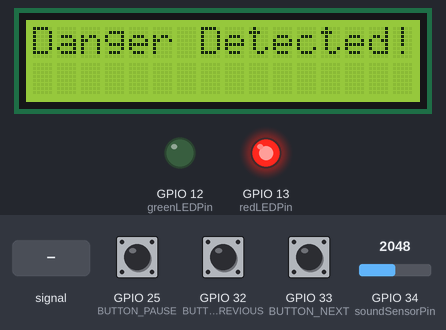
This sketch was run on a simulated ESP32. Parts: 16×2 character LCD, output pins drawn as LEDs (lit = HIGH). The test bench sets the inputs (shaded band); at power-on: GPIO 34 (soundSensorPin) = 2048, GPIO 25 (BUTTON_PAUSE) HIGH, GPIO 32 (BUTTON_PREVIOUS) HIGH, GPIO 33 (BUTTON_NEXT) HIGH. The audio player accepts every command and is not drawn; what the sketch prints to the serial monitor is not drawn.

Above: at 2.2 s.
2.3 s: GPIO 34 (soundSensorPin) set to 660
At 5.0 s:
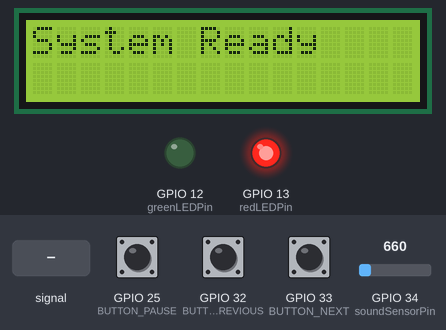
5.3 s: GPIO 34 (soundSensorPin) fed a 200 Hz sine of ±327 counts around its level
At 6.13 s:
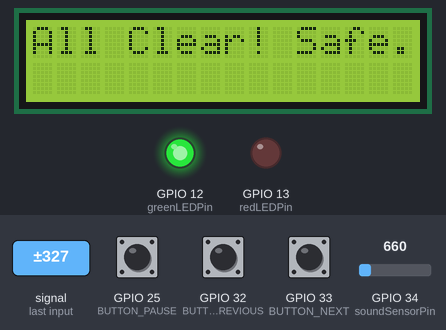
8.3 s: GPIO 34 (soundSensorPin) set to 491
11.3 s: GPIO 25 (BUTTON_PAUSE) pulled LOW for 0.15 s
At 14.3 s:
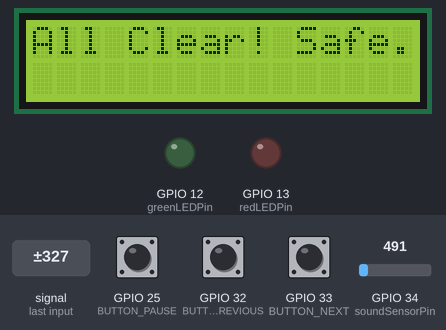
14.4 s: GPIO 32 (BUTTON_PREVIOUS) pulled LOW for 0.15 s
At 17.4 s:
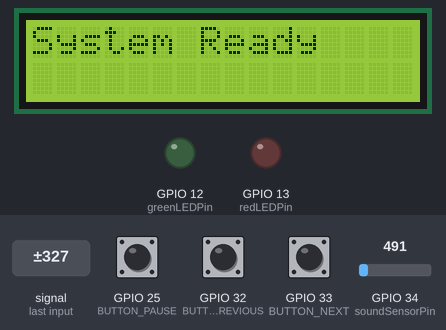
17.5 s: GPIO 33 (BUTTON_NEXT) pulled LOW for 0.15 s
Timing chart, 0 to 20.5 s (numbered marks = the images above; inputs shaded):
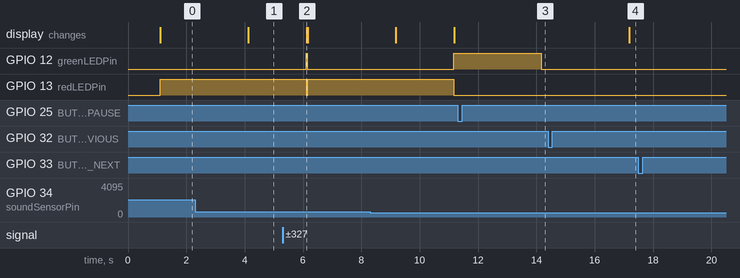

The sketch:

Integrated_test2.ino
```cpp
#include <Wire.h>
#include <LiquidCrystal_I2C.h>
#include <DFRobotDFPlayerMini.h>

// Emergency Alert System Pins
const int soundSensorPin = 34;  // Analog pin for sound sensor
const int redLEDPin = 13;       // Pin for red LED
const int greenLEDPin = 12;     // Pin for green LED

// DFPlayer Mini Pin definitions for RX and TX
#define NEW_RX_PIN 27  // New RX Pin (connect to DFPlayer TX)
#define NEW_TX_PIN 26  // New TX Pin (connect to DFPlayer RX)

// Pin definitions for DFPlayer push buttons
#define BUTTON_PREVIOUS 32
#define BUTTON_NEXT 33
#define BUTTON_PAUSE 25

// Sound Detection and Timing variables
int noiseThreshold = 700;
unsigned long alertDuration = 5000;      // How long to keep red LED on after noise
unsigned long greenLEDDuration = 3000;   // How long to keep green LED on after no noise
unsigned long lcdTimeout = 3000;         // How long to show danger/safe message on LCD
unsigned long redLEDStartTime = 0;
unsigned long greenLEDStartTime = 0;
unsigned long lcdStartTime = 0;
bool alertActive = false;
bool safeDeclared = false;
bool showOnLCD = false;

// DFPlayer Variables
HardwareSerial mySerial(2);  // UART2 for DFPlayer Mini
DFRobotDFPlayerMini myDFPlayer;
bool isPlaying = false;

// Debounce timings for buttons
unsigned long debounceDelay = 300;
unsigned long lastButtonPressTime = 0;

// LCD setup (16x2 display size and I2C address 0x27)
LiquidCrystal_I2C lcd(0x27, 16, 2);

void setup() {
  // Initialize serial monitor for debugging
  Serial.begin(115200);

  // Initialize pins for Emergency Alert System
  pinMode(redLEDPin, OUTPUT);
  pinMode(greenLEDPin, OUTPUT);

  // Initialize LCD
  lcd.init();
  lcd.backlight();
  lcd.setCursor(0, 0);
  lcd.print("System Ready");

  // Initialize DFPlayer Mini with hardware serial
  mySerial.begin(9600, SERIAL_8N1, NEW_RX_PIN, NEW_TX_PIN);

  if (!myDFPlayer.begin(mySerial)) {
    Serial.println("DFPlayer Mini initialization failed!");
    while (true);  // Stop if DFPlayer Mini doesn't initialize
  }

  Serial.println("DFPlayer Mini online.");

  // Set volume level for DFPlayer Mini (0 to 30)
  myDFPlayer.volume(20);
  delay(500);

  // Set button pin modes with internal pull-up resistors
  pinMode(BUTTON_PREVIOUS, INPUT_PULLUP);
  pinMode(BUTTON_NEXT, INPUT_PULLUP);
  pinMode(BUTTON_PAUSE, INPUT_PULLUP);
}

void loop() {
  // Independent Emergency Alert System
  emergencyAlertLoop();

  // Independent DFPlayer Mini Playback Feature
  playbackLoop();
}

// Emergency Alert System Logic
void emergencyAlertLoop() {
  int soundValue = analogRead(soundSensorPin);
  Serial.print("Sound Sensor Value: ");
  Serial.println(soundValue);

  // Check if noise exceeds the threshold and trigger danger alert
  if (soundValue > noiseThreshold && !alertActive) {
    Serial.println("Noise Detected! Danger!");

    // Reset green LED and LCD
    digitalWrite(greenLEDPin, LOW);
    lcd.clear();

    // Display "Danger!" on LCD
    lcd.setCursor(0, 0);
    lcd.print("Danger Detected!");
    lcdStartTime = millis();
    showOnLCD = true;

    // Turn on red LED for danger alert
    digitalWrite(redLEDPin, HIGH);
    redLEDStartTime = millis();
    alertActive = true;
    safeDeclared = false;
  }

  // Handle red LED timeout
  if (alertActive && (millis() - redLEDStartTime >= alertDuration)) {
    digitalWrite(redLEDPin, LOW);
    alertActive = false;
    greenLEDStartTime = millis();
  }

  // Handle green LED and safe mode
  if (!alertActive && !safeDeclared) {
    digitalWrite(greenLEDPin, HIGH);

    // Display "Safe" on LCD
    lcd.clear();
    lcd.setCursor(0, 0);
    lcd.print("All Clear! Safe.");
    lcdStartTime = millis();
    showOnLCD = true;

    // After green LED duration, turn it off and declare safe state
    if (millis() - greenLEDStartTime >= greenLEDDuration) {
      digitalWrite(greenLEDPin, LOW);
      safeDeclared = true;
      Serial.println("No noise detected. Declaring Safe.");
    }
  }

  // Handle LCD timeout
  if (showOnLCD && (millis() - lcdStartTime >= lcdTimeout)) {
    lcd.clear();
    lcd.setCursor(0, 0);
    lcd.print("System Ready");
    showOnLCD = false;
  }
}

// DFPlayer Mini Playback Feature Logic
void playbackLoop() {
  unsigned long currentTime = millis();

  // Check if "Previous" button is pressed with debounce
  if (digitalRead(BUTTON_PREVIOUS) == LOW && currentTime - lastButtonPressTime >= debounceDelay) {
    Serial.println("Previous button pressed");
    myDFPlayer.previous();  // Play previous track
    lastButtonPressTime = currentTime;
  }

  // Check if "Next" button is pressed with debounce
  if (digitalRead(BUTTON_NEXT) == LOW && currentTime - lastButtonPressTime >= debounceDelay) {
    Serial.println("Next button pressed");
    myDFPlayer.next();  // Play next track
    lastButtonPressTime = currentTime;
  }

  // Check if "Pause/Play" button is pressed with debounce
  if (digitalRead(BUTTON_PAUSE) == LOW && currentTime - lastButtonPressTime >= debounceDelay) {
    Serial.println("Pause/Play button pressed");

    if (isPlaying) {
      myDFPlayer.pause();  // Pause the current track
      isPlaying = false;
    } else {
      myDFPlayer.start();  // Resume playing the current track
      isPlaying = true;
    }
    lastButtonPressTime = currentTime;
  }
}
```
